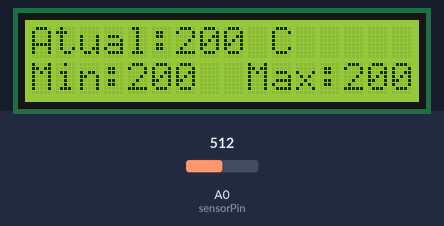
Recording of a sketch running on a simulated Arduino Uno, built with avr-gcc and run on an emulated ATmega328P. On the bench: 16×2 character LCD. The test bench sets the inputs (shaded band); at power-on: A0 (sensorPin) = 512.

Above: at 3.6 s.
3.7 s: A0 (sensorPin) set to 716
At 6.4 s:
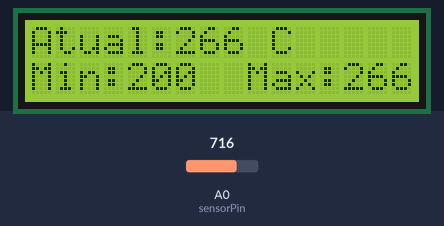
7.5 s: A0 (sensorPin) set to 900
At 10.1 s:
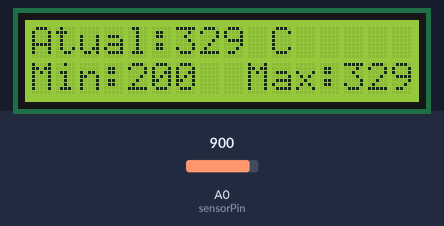
10.5 s: A0 (sensorPin) set to 1023
At 12.6 s:
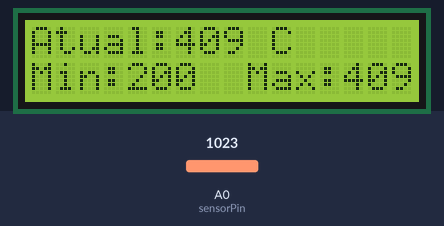
Timing chart, 0 to 14.1 s (numbered marks = the images above; inputs shaded):
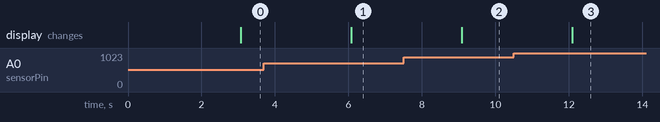

The sketch:

Termometro.ino
```cpp
/*
Termômetro digital
v 1.0 - 21/07/2013
by Zé Lacerda
*/

#include <LiquidCrystal.h> // Biblioteca de funções para o display
LiquidCrystal lcd(12, 11, 2, 3, 4, 5); // Portas que serão usadas pelo display

const int sensorPin = A0; // Porta analógica do sensor de temperatura
float temperatura[3];

int atual = 0; // Temperatura atual
int minima = 0; // Mínima registrada
int maxima = 0; // Máxima registrada

// Função para retornar a leitura do sensor em ºC
float mede() {
  int sensorVal = analogRead(sensorPin);
  float voltagem = (sensorVal/1024.0) * 5.0;
  return (voltagem - .5) * 100;
}

void setup() {
  lcd.begin(16, 2); // Configura o display para 16 colunas e 2 linhas
  lcd.clear(); // Limpa a tela

  // Inicia mínima e máxima com a temperatura inicial
  minima = mede();
  maxima = minima;

}

void loop() {

  // Executa três leituras e armazena na variável temperatura
  for (int i=0; i<3; i++) {
    temperatura[i] = mede();
    delay (1000);
  }

  // Pega a média das três leituras
  int atual = (temperatura[0] + temperatura[1] + temperatura[2])/3;

  // Verifica se atingiu a máxima ou mínima e ajusta a variável
  if (atual <= minima) {
    minima = atual;
  }
  if (atual >= maxima) {
    maxima = atual;
  }

  // Atualiza o display

  lcd.setCursor(0,0); //Posiciona o cursor na primeira linha
  lcd.print("Atual:");
  lcd.print(atual);
  lcd.print(" C  ");

  lcd.setCursor(0,1); //Posiciona o cursor na segunda linha
  lcd.print("Min:");
  lcd.print(minima);
  lcd.print("  Max:");
  lcd.print(maxima);
  lcd.print("  ");
}
```

Measured:
- after the input at 3.7 s, the display: changes after 2.4 s (image 1)
- after the input at 7.5 s, the display: changes after 1.6 s (image 2)
- after the input at 10.5 s, the display: changes after 1.6 s (image 3)
